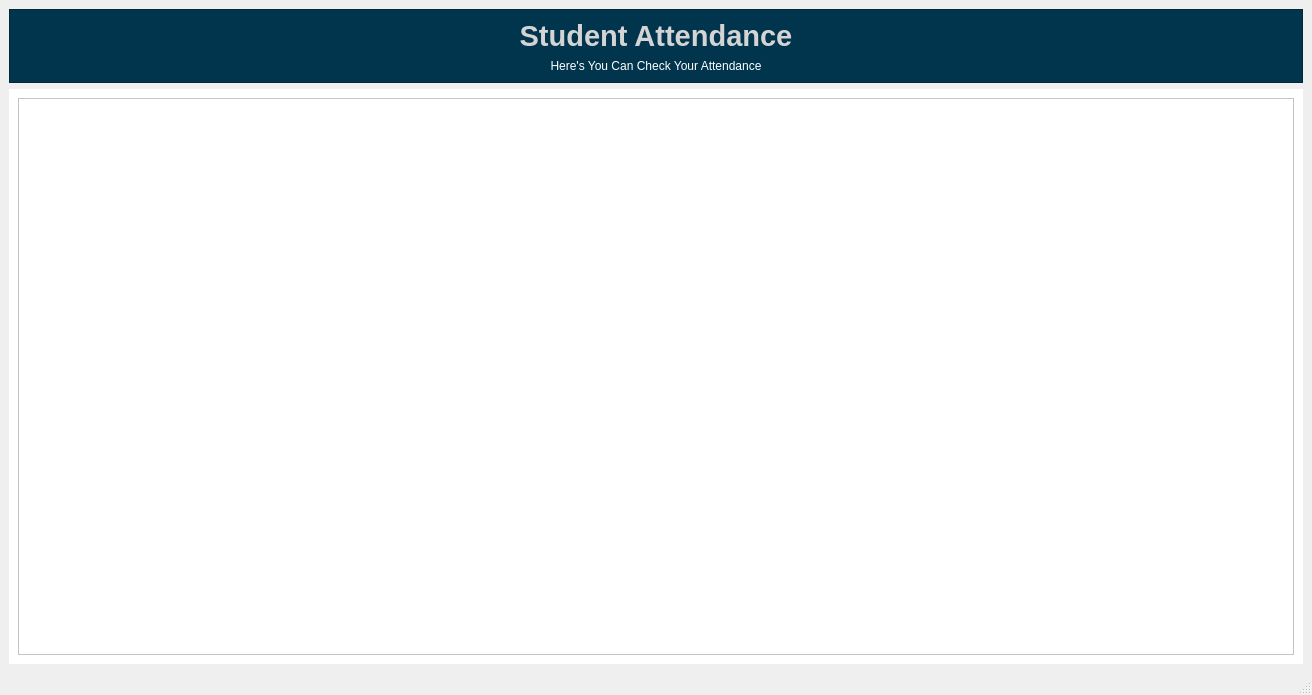
<?xml version="1.0" encoding="UTF-8"?>
<ui version="4.0">
 <class>Student_Attendance_2</class>
 <widget class="QMainWindow" name="Student_Attendance_2">
  <property name="geometry">
   <rect>
    <x>0</x>
    <y>0</y>
    <width>1312</width>
    <height>695</height>
   </rect>
  </property>
  <property name="windowTitle">
   <string>MainWindow</string>
  </property>
  <widget class="QWidget" name="centralwidget">
   <layout class="QVBoxLayout" name="verticalLayout">
    <item>
     <widget class="QFrame" name="frame">
      <property name="maximumSize">
       <size>
        <width>16777215</width>
        <height>100</height>
       </size>
      </property>
      <property name="styleSheet">
       <string notr="true">background-color: rgb(0,53,77)</string>
      </property>
      <property name="frameShape">
       <enum>QFrame::Shape::StyledPanel</enum>
      </property>
      <property name="frameShadow">
       <enum>QFrame::Shadow::Raised</enum>
      </property>
      <layout class="QVBoxLayout" name="verticalLayout_2">
       <item>
        <widget class="QLabel" name="label">
         <property name="font">
          <font>
           <pointsize>22</pointsize>
           <bold>true</bold>
          </font>
         </property>
         <property name="styleSheet">
          <string notr="true">color: rgb(212, 212, 212);</string>
         </property>
         <property name="text">
          <string>Student Attendance</string>
         </property>
         <property name="alignment">
          <set>Qt::AlignmentFlag::AlignBottom|Qt::AlignmentFlag::AlignHCenter</set>
         </property>
        </widget>
       </item>
       <item>
        <widget class="QLabel" name="label_2">
         <property name="styleSheet">
          <string notr="true">color: rgb(255, 255, 255);</string>
         </property>
         <property name="text">
          <string>Here's You Can Check Your Attendance</string>
         </property>
         <property name="alignment">
          <set>Qt::AlignmentFlag::AlignHCenter|Qt::AlignmentFlag::AlignTop</set>
         </property>
        </widget>
       </item>
      </layout>
     </widget>
    </item>
    <item>
     <widget class="QWidget" name="Student_Attendance" native="true">
      <property name="styleSheet">
       <string notr="true">background-color: rgb(255, 255, 255);</string>
      </property>
      <layout class="QVBoxLayout" name="verticalLayout_3">
       <item>
        <widget class="QTableWidget" name="attendancetable"/>
       </item>
      </layout>
     </widget>
    </item>
   </layout>
  </widget>
  <widget class="QMenuBar" name="menubar">
   <property name="geometry">
    <rect>
     <x>0</x>
     <y>0</y>
     <width>1312</width>
     <height>26</height>
    </rect>
   </property>
  </widget>
  <widget class="QStatusBar" name="statusbar"/>
 </widget>
 <resources/>
 <connections/>
</ui>
